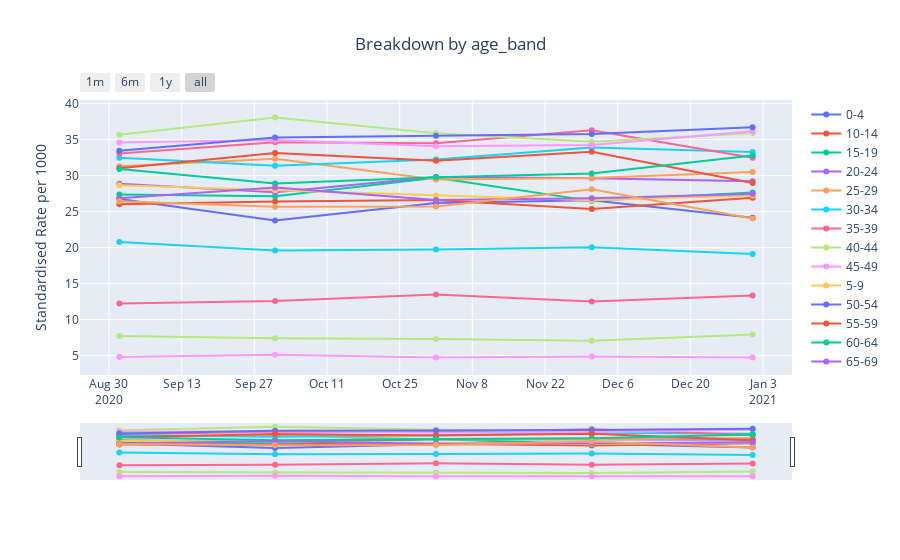

Write notebook code for a chart like this one.
### Code cell
plot_measures(data_dict[demographics[i]], title=f'Breakdown by {demographics[i]}', column_to_plot='rate_standardised', category=demographics[i], y_label='Standardised Rate per 1000')
    i+=1
